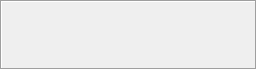
<?xml version="1.0" encoding="UTF-8"?>
<ui version="4.0">
 <class>Frame</class>
 <widget class="QFrame" name="Frame">
  <property name="geometry">
   <rect>
    <x>0</x>
    <y>0</y>
    <width>257</width>
    <height>70</height>
   </rect>
  </property>
  <property name="windowTitle">
   <string>Frame</string>
  </property>
  <property name="frameShape">
   <enum>QFrame::Box</enum>
  </property>
  <property name="frameShadow">
   <enum>QFrame::Sunken</enum>
  </property>
  <property name="lineWidth">
   <number>1</number>
  </property>
  <layout class="QVBoxLayout" name="verticalLayout">
   <item>
    <widget class="QLabel" name="mailNameLabel">
     <property name="text">
      <string/>
     </property>
     <property name="textFormat">
      <enum>Qt::MarkdownText</enum>
     </property>
    </widget>
   </item>
   <item>
    <layout class="QGridLayout" name="gridLayout" columnstretch="2,1">
     <item row="0" column="0">
      <widget class="QLabel" name="mailSubjectLabel">
       <property name="text">
        <string/>
       </property>
       <property name="textFormat">
        <enum>Qt::MarkdownText</enum>
       </property>
       <property name="wordWrap">
        <bool>false</bool>
       </property>
       <property name="openExternalLinks">
        <bool>false</bool>
       </property>
      </widget>
     </item>
     <item row="0" column="1">
      <widget class="QLabel" name="mailDateLabel">
       <property name="text">
        <string/>
       </property>
       <property name="textFormat">
        <enum>Qt::MarkdownText</enum>
       </property>
       <property name="alignment">
        <set>Qt::AlignRight|Qt::AlignTrailing|Qt::AlignVCenter</set>
       </property>
      </widget>
     </item>
    </layout>
   </item>
  </layout>
 </widget>
 <resources/>
 <connections/>
</ui>
